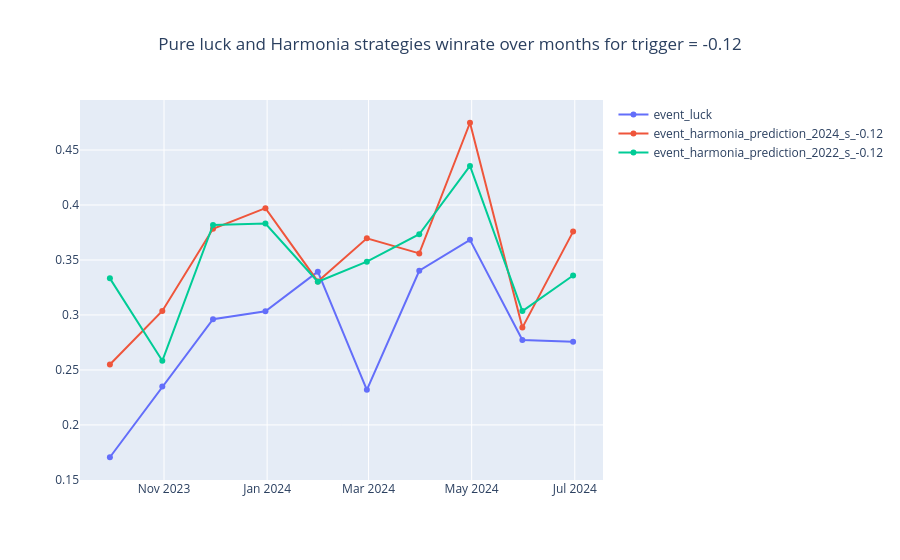

Notebook cell for this chart:
### Markdown cell above
#### Pure luck VS HARMONIA

### Code cell
print_graph(results_winrate, [EVENT_LUCK_NAME] + ["event_harmonia_prediction_2024_s_-0.12", "event_harmonia_prediction_2022_s_-0.12"], "Pure luck and Harmonia strategies winrate over months for trigger = -0.12")

### Figure 1 — Plotly figure (JSON) as saved in the notebook; plotly's stock layout.template omitted (floating-point values rounded to 4 significant figures)
{"data": [{"mode": "lines+markers", "name": "event_luck", "text": ["0.1706", "0.2349", "0.2961", "0.3033", "0.3394", "0.2319", "0.3402", "0.3683", "0.2772", "0.2757"], "textposition": "top center", "type": "scatter", "x": ["2023-09-30T00:00:00", "2023-10-31T00:00:00", "2023-11-30T00:00:00", "2023-12-31T00:00:00", "2024-01-31T00:00:00", "2024-02-29T00:00:00", "2024-03-31T00:00:00", "2024-04-30T00:00:00", "2024-05-31T00:00:00", "2024-06-30T00:00:00"], "y": [0.1706, 0.2349, 0.2961, 0.3033, 0.3394, 0.2319, 0.3402, 0.3683, 0.2772, 0.2757]}, {"mode": "lines+markers", "name": "event_harmonia_prediction_2024_s_-0.12", "text": ["0.2549", "0.3036", "0.3784", "0.3971", "0.3305", "0.3697", "0.356", "0.4748", "0.2885", "0.3758"], "textposition": "top center", "type": "scatter", "x": ["2023-09-30T00:00:00", "2023-10-31T00:00:00", "2023-11-30T00:00:00", "2023-12-31T00:00:00", "2024-01-31T00:00:00", "2024-02-29T00:00:00", "2024-03-31T00:00:00", "2024-04-30T00:00:00", "2024-05-31T00:00:00", "2024-06-30T00:00:00"], "y": [0.2549, 0.3036, 0.3784, 0.3971, 0.3305, 0.3697, 0.356, 0.4748, 0.2885, 0.3758]}, {"mode": "lines+markers", "name": "event_harmonia_prediction_2022_s_-0.12", "text": ["0.3333", "0.2583", "0.3818", "0.3831", "0.3302", "0.3485", "0.3734", "0.4355", "0.3035", "0.3359"], "textposition": "top center", "type": "scatter", "x": ["2023-09-30T00:00:00", "2023-10-31T00:00:00", "2023-11-30T00:00:00", "2023-12-31T00:00:00", "2024-01-31T00:00:00", "2024-02-29T00:00:00", "2024-03-31T00:00:00", "2024-04-30T00:00:00", "2024-05-31T00:00:00", "2024-06-30T00:00:00"], "y": [0.3333, 0.2583, 0.3818, 0.3831, 0.3302, 0.3485, 0.3734, 0.4355, 0.3035, 0.3359]}], "layout": {"title": {"text": "Pure luck and Harmonia strategies winrate over months for trigger = -0.12", "x": 0.5}}}
